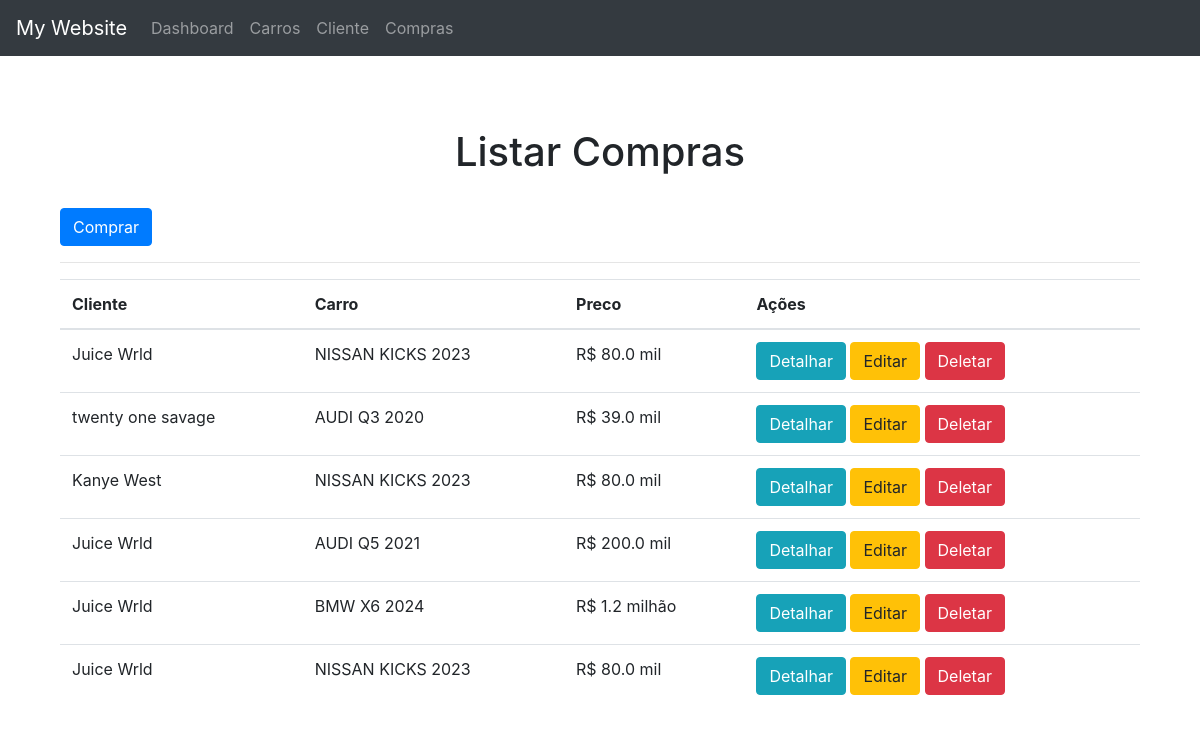
The app's page /cliente/compras with its own data.
### cliente/models.py (models this page shows, shortened)
class Compra(models.Model):
    cliente = models.ForeignKey(Cliente, related_name='compras', on_delete=models.CASCADE)
    carro = models.ForeignKey(Carro, on_delete=models.CASCADE)
    data_compra = models.DateTimeField(auto_now_add=True)
    created_at = models.DateTimeField(auto_now_add=True)
    updated_at = models.DateTimeField(auto_now=True)
    def valor(self):
        return self.carro.preco

class Cliente(models.Model):
    nome = models.CharField(max_length=100)
    sobrenome = models.CharField(max_length=100)
    cpf = models.CharField(max_length=11, unique=True)
    email = models.EmailField(unique=True)
    telefone = models.CharField(max_length=11)
    data_nascimento = models.DateField()
    created_at = models.DateTimeField(auto_now_add=True)
    updated_at = models.DateTimeField(auto_now=True)
    nivel_bruto = models.CharField(max_length=8, choices=NIVEL_CHOICES, default='BRONZE')
    def __str__(self):
        return self.nome + ' ' + self.sobrenome

### carros/models.py (models this page shows)
class Carro(models.Model):
    marca = models.CharField(max_length=100)
    modelo = models.CharField(max_length=100)
    ano = models.IntegerField()
    preco = models.FloatField()
    cor = models.CharField(max_length=100)
    data_criacao = models.DateTimeField(auto_now_add=True)
    estoque = models.IntegerField()
    imagem = models.ImageField(upload_to='carros', null=True, blank=True)
    def __str__(self):
        return self.marca + ' ' + self.modelo + ' ' + str(self.ano)

### cliente/views.py (the view)
# urls.py: path('compras', views.listar_compras, name='listar_compras'),
def listar_compras(request):
    compras = Compra.objects.all()
    for compra in compras:
        compra.preco_formatado = formatar_preco(compra.valor())
        compra.nome_cliente = compra.cliente.nome + ' ' + compra.cliente.sobrenome
    context = {
        'compras': compras,
    }
    return render(request, 'listar_compras.html', context)

### cliente/utils.py (called while the page is built)
def formatar_preco(preco):
    if preco >= 1000000:
        return f'R$ {preco / 1000000:.1f} milhão'
    elif preco >= 1000:
        return f'R$ {preco / 1000:.1f} mil'
    else:
        return f'R$ {preco:.2f}'

### cliente/templates/listar_compras.html (shortened to what this page needs)
{% extends 'basic.html' %}
{% load crispy_forms_tags %}
{% load static %}
{% block content %}
    <br>
    <br>
    <h1 class="text-center">Listar Compras</h1>
    <br>
    <div class="container-fluid distanciamento">
        <a href="{% url 'criar_compra' %}" class="btn btn-primary">Comprar</a>
        <br>
        <hr>
        <table class="table">
            <thead>
              <tr>
                <th scope="col">Cliente</th>
                <th scope="col">Carro</th>
                <th scope="col">Preco</th>
                <th scope="col">Ações</th>
              </tr>
            </thead>
            <tbody>
                {% for compra in compras %}
                    <tr>
                        <td>{{ compra.cliente }}</td>
                        <td>{{ compra.carro }}</td>
                        <td>{{ compra.preco_formatado }}</td>
                        <td>
                            <a href="{% url 'compra' compra.id %}" class="btn btn-info">Detalhar</a>
                            <a href="{% url 'editar_compra' compra.id %}" class="btn btn-warning">Editar</a>
                            <a onclick="apagar_compra({{ compra.id }})" class="btn btn-danger">Deletar</a>
                    </tr>
                {% endfor %}
            </tbody>
          </table>
    </div>
{% endblock %}

### records on screen
Compra: cliente "Juice Wrld", carro "NISSAN KICKS 2023", preco_formatado "R$ 80.0 mil"
Compra: cliente "twenty one savage", carro "AUDI Q3 2020", preco_formatado "R$ 39.0 mil"
Compra: cliente "Kanye West", carro "NISSAN KICKS 2023", preco_formatado "R$ 80.0 mil"
Compra: cliente "Juice Wrld", carro "AUDI Q5 2021", preco_formatado "R$ 200.0 mil"
Compra: cliente "Juice Wrld", carro "BMW X6 2024", preco_formatado "R$ 1.2 milhão"
Compra: cliente "Juice Wrld", carro "NISSAN KICKS 2023", preco_formatado "R$ 80.0 mil"
